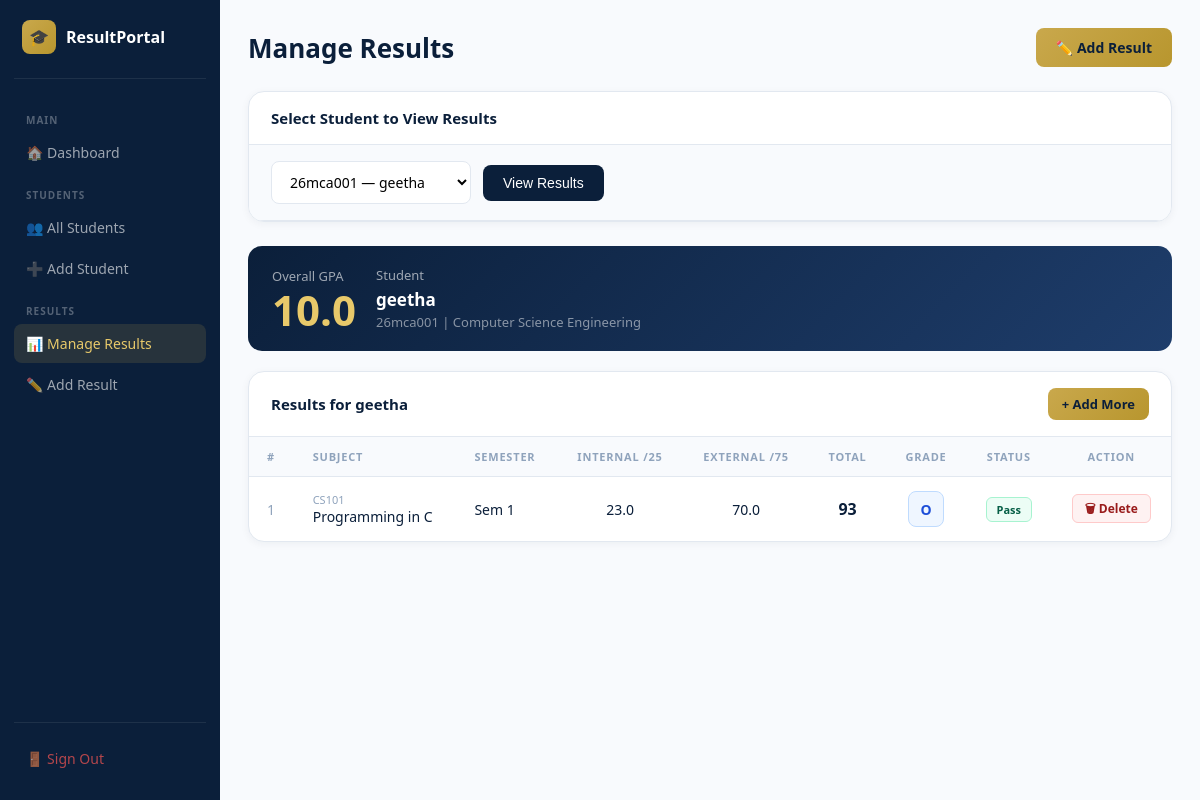
Page /admin-panel/results/?student_id=1 (signed in) on the committed database.
### results/models.py (models this page shows, shortened)
class Student(models.Model):
    user = models.OneToOneField(CustomUser, on_delete=models.CASCADE, related_name='student_profile')
    register_number = models.CharField(max_length=20, unique=True)
    full_name = models.CharField(max_length=150)
    department = models.ForeignKey(Department, on_delete=models.SET_NULL, null=True)
    semester = models.PositiveIntegerField(default=1, validators=[MinValueValidator(1), MaxValueValidator(8)])
    batch_year = models.IntegerField(default=2024)
    phone = models.CharField(max_length=15, blank=True)
    email = models.EmailField(blank=True)
    photo = models.ImageField(upload_to='students/', blank=True, null=True)
    created_at = models.DateTimeField(auto_now_add=True)
    def calculate_gpa(self):
        results = self.result_set.all()
        if not results.exists():
            return 0.0
        total_credits = sum(r.subject.credits for r in results)
        if total_credits == 0:
            return 0.0
        weighted_sum = sum(r.grade_point * r.subject.credits for r in results)
        return round(weighted_sum / total_credits, 2)

class Department(models.Model):
    name = models.CharField(max_length=100)
    code = models.CharField(max_length=10, unique=True)

class Result(models.Model):
    GRADE_CHOICES = (
        ('O', 'Outstanding (91-100)'),
        ('A+', 'Excellent (81-90)'),
        ('A', 'Very Good (71-80)'),
        ('B+', 'Good (61-70)'),
        ('B', 'Above Average (51-60)'),
        ('C', 'Average (40-50)'),
        ('U', 'Fail (Below 40)'),
        ('AB', 'Absent'),
    )
    GRADE_POINTS = {
        'O': 10.0,
        'A+': 9.0,
        'A': 8.0,
        'B+': 7.0,
        'B': 6.0,
        'C': 5.0,
        'U': 0.0,
        'AB': 0.0,
    }
    student = models.ForeignKey(Student, on_delete=models.CASCADE)
    subject = models.ForeignKey(Subject, on_delete=models.CASCADE)
    semester = models.PositiveIntegerField(default=1)
    internal_marks = models.FloatField(
        default=0,
        validators=[MinValueValidator(0), MaxValueValidator(25)]
    )
    external_marks = models.FloatField(
        default=0,
        validators=[MinValueValidator(0), MaxValueValidator(75)]
    )
    grade = models.CharField(max_length=3, choices=GRADE_CHOICES, blank=True)
    grade_point = models.FloatField(default=0)
    is_pass = models.BooleanField(default=False)
    exam_year = models.IntegerField(default=2024)
    updated_at = models.DateTimeField(auto_now=True)
    class Meta:
        unique_together = ('student', 'subject', 'semester', 'exam_year')

class Subject(models.Model):
    name = models.CharField(max_length=150)
    code = models.CharField(max_length=20, unique=True)
    department = models.ForeignKey(Department, on_delete=models.SET_NULL, null=True)
    credits = models.PositiveIntegerField(default=3)
    semester = models.PositiveIntegerField(default=1, validators=[MinValueValidator(1), MaxValueValidator(8)])

### results/views.py (the view)
# urls.py: path('admin-panel/results/', views.manage_results, name='manage_results'),
@login_required
def manage_results(request):
    if request.user.role != 'admin':
        return redirect('student_dashboard')
    students = Student.objects.all()
    selected_student = None
    results = []
    gpa = 0
    student_id = request.GET.get('student_id')
    if student_id:
        selected_student = get_object_or_404(Student, pk=student_id)
        results = Result.objects.filter(
            student=selected_student
        ).select_related('subject')
        gpa = selected_student.calculate_gpa()
    return render(request, 'results/manage_results.html', {
        'students': students,
        'selected_student': selected_student,
        'results': results,
        'gpa': gpa,
    })

### results/templates/results/manage_results.html (shortened to what this page needs)
<!DOCTYPE html>
<html lang="en">
<head>
</head>
<body>
<aside class="sidebar">
  <div class="brand">
    <div class="brand-icon">🎓</div>
    <span class="brand-name">ResultPortal</span>
  </div>
  <div class="nav-section">Main</div>
  <a href="{% url 'admin_dashboard' %}" class="nav-link">🏠 Dashboard</a>
  <div class="nav-section">Students</div>
  <a href="{% url 'student_list' %}" class="nav-link">👥 All Students</a>
  <a href="{% url 'add_student' %}" class="nav-link">➕ Add Student</a>
  <div class="nav-section">Results</div>
  <a href="{% url 'manage_results' %}" class="nav-link active">📊 Manage Results</a>
  <a href="{% url 'add_result' %}" class="nav-link">✏️ Add Result</a>
  <div class="sidebar-footer">
    <a href="{% url 'logout' %}" class="nav-link" style="color:rgba(224,80,80,0.8)">🚪 Sign Out</a>
  </div>
</aside>
<main class="main">
  <div class="page-header">
    <h1 class="page-title">Manage Results</h1>
    <a href="{% url 'add_result' %}" class="btn btn-primary">✏️ Add Result</a>
  </div>
  <div class="card">
    <div class="card-header">
      <h3>Select Student to View Results</h3>
    </div>
    <form method="GET" class="filter-form">
      <select name="student_id">
        {% for s in students %}
          <option value="{{ s.pk }}" {% if selected_student and selected_student.pk == s.pk %}selected{% endif %}>
            {{ s.register_number }} — {{ s.full_name }}
          </option>
        {% endfor %}
      </select>
      <button type="submit">View Results</button>
    </form>
  </div>
  {% if selected_student %}
    <div class="gpa-card">
      <div>
        <div class="gpa-label">Overall GPA</div>
        <div class="gpa-num">{{ gpa }}</div>
      </div>
      <div>
        <div class="gpa-label">Student</div>
        <div class="gpa-name">{{ selected_student.full_name }}</div>
        <div style="font-size:13px;color:rgba(255,255,255,0.5);margin-top:2px;">{{ selected_student.register_number }} | {{ selected_student.department.name|default:"N/A" }}</div>
      </div>
    </div>
    <div class="card">
      <div class="card-header">
        <h3>Results for {{ selected_student.full_name }}</h3>
        <a href="{% url 'add_result' %}" class="btn btn-primary" style="font-size:13px;padding:7px 14px;">+ Add More</a>
      </div>
      {% if results %}
        <table>
          <thead>
            <tr>
              <th>#</th>
              <th>Subject</th>
              <th>Semester</th>
              <th style="text-align:center">Internal /25</th>
              <th style="text-align:center">External /75</th>
              <th style="text-align:center">Total</th>
              <th style="text-align:center">Grade</th>
              <th style="text-align:center">Status</th>
              <th style="text-align:center">Action</th>
            </tr>
          </thead>
          <tbody>
            {% for result in results %}
            <tr>
              <td style="color:var(--text-muted)">{{ forloop.counter }}</td>
              <td>
                <span style="font-size:11px;color:var(--text-muted);display:block">{{ result.subject.code }}</span>
                <span style="font-weight:500">{{ result.subject.name }}</span>
              </td>
              <td>Sem {{ result.semester }}</td>
              <td style="text-align:center">{{ result.internal_marks }}</td>
              <td style="text-align:center">{{ result.external_marks }}</td>
              <td style="text-align:center;font-weight:700;font-size:16px;">{{ result.internal_marks|add:result.external_marks|floatformat:0 }}</td>
              <td style="text-align:center"><span class="grade-badge">{{ result.grade }}</span></td>
              <td style="text-align:center">
                {% if result.is_pass %}
                  <span class="badge badge-pass">Pass</span>
                {% else %}
                  <span class="badge badge-fail">Fail</span>
                {% endif %}
              </td>
              <td style="text-align:center">
                <a href="{% url 'delete_result' result.pk %}" class="delete-btn" onclick="return confirm('Delete this result?')">🗑 Delete</a>
              </td>
            </tr>
            {% endfor %}
          </tbody>
        </table>
      {% else %}
        <div class="no-data">
          <p>No results found for this student.</p>
          <a href="{% url 'add_result' %}" class="btn btn-primary" style="margin-top:14px;display:inline-flex;">Add First Result</a>
        </div>
      {% endif %}
    </div>
  {% else %}
    <div class="card">
      <div class="no-data">
        <p>👆 Select a student above to view their results.</p>
      </div>
    </div>
  {% endif %}
</main>
</body>
</html>

### results/templates/results/manage_results.html (style rules this page uses)
*,*::before,*::after { box-sizing:border-box;margin:0;padding:0 }
:root { --navy:#0B1F3A;--gold:#C9A84C;--surface:#F8FAFD;--border:#E2E8F0;--text-main:#0B1F3A;--text-sub:#4A6080;--text-muted:#8FA3BC; }
body { font-family:'Segoe UI',sans-serif;background:var(--surface);color:var(--text-main);display:flex;min-height:100vh; }
.sidebar { width:220px;background:var(--navy);flex-shrink:0;display:flex;flex-direction:column;padding:20px 14px;position:fixed;top:0;left:0;height:100vh; }
.brand { display:flex;align-items:center;gap:10px;padding:0 8px 24px;border-bottom:1px solid rgba(255,255,255,0.08);margin-bottom:20px; }
.brand-icon { width:34px;height:34px;background:linear-gradient(135deg,#C9A84C,#B8962E);border-radius:8px;display:flex;align-items:center;justify-content:center;font-size:16px; }
.brand-name { font-size:16px;font-weight:700;color:white; }
.nav-link { display:flex;align-items:center;gap:10px;padding:10px 12px;border-radius:8px;margin-bottom:2px;color:rgba(255,255,255,0.6);font-size:14px;text-decoration:none;transition:all 0.2s; }
.nav-link:hover,.nav-link.active { background:rgba(255,255,255,0.08);color:white; }
.nav-link.active { background:rgba(201,168,76,0.15);color:#E8C96A; }
.nav-section { font-size:10px;font-weight:700;letter-spacing:1px;color:rgba(255,255,255,0.3);text-transform:uppercase;padding:0 12px;margin:14px 0 6px; }
.sidebar-footer { margin-top:auto;padding-top:16px;border-top:1px solid rgba(255,255,255,0.08); }
.main { margin-left:220px;flex:1;padding:28px; }
.page-header { display:flex;align-items:center;justify-content:space-between;margin-bottom:24px; }
.page-title { font-size:26px;font-weight:700;color:var(--navy); }
.btn { padding:10px 20px;border-radius:8px;font-size:14px;font-weight:600;cursor:pointer;text-decoration:none;border:none;display:inline-flex;align-items:center;gap:6px; }
.btn-primary { background:linear-gradient(135deg,#C9A84C,#B8962E);color:var(--navy); }
.card { background:white;border-radius:16px;border:1px solid var(--border);overflow:hidden;box-shadow:0 2px 8px rgba(11,31,58,0.05);margin-bottom:24px; }
.card-header { padding:16px 22px;border-bottom:1px solid var(--border);display:flex;align-items:center;justify-content:space-between; }
.card-header h3 { font-size:15px;font-weight:600; }
.filter-form { display:flex;gap:12px;align-items:center;padding:16px 22px;background:var(--surface);border-bottom:1px solid var(--border); }
.filter-form select { padding:10px 14px;border:1px solid var(--border);border-radius:8px;font-size:14px;font-family:'Segoe UI',sans-serif;outline:none;background:white;min-width:200px; }
.filter-form button { padding:10px 20px;background:var(--navy);color:white;border:none;border-radius:8px;font-size:14px;cursor:pointer; }
table { width:100%;border-collapse:collapse; }
thead th { padding:12px 18px;text-align:left;font-size:11px;font-weight:700;text-transform:uppercase;letter-spacing:0.8px;color:var(--text-muted);background:var(--surface); }
tbody tr { border-top:1px solid var(--border);transition:background 0.15s; }
tbody td { padding:14px 18px;font-size:14px; }
.badge { display:inline-block;padding:4px 10px;border-radius:6px;font-size:11px;font-weight:700; }
.badge-pass { background:#ECFDF5;color:#065F46;border:1px solid #A7F3D0; }
.grade-badge { display:inline-flex;align-items:center;justify-content:center;width:36px;height:36px;border-radius:8px;font-weight:700;font-size:14px;background:#EFF6FF;color:#1D4ED8;border:1px solid #BFDBFE; }
.delete-btn { padding:5px 12px;background:#FEF2F2;color:#991B1B;border:1px solid #FECACA;border-radius:6px;font-size:12px;font-weight:600;cursor:pointer;text-decoration:none; }
.gpa-card { background:linear-gradient(135deg,var(--navy),#1E3D6B);border-radius:14px;padding:20px 24px;color:white;margin-bottom:20px;display:flex;align-items:center;gap:20px; }
.gpa-num { font-size:42px;font-weight:700;color:#E8C96A;line-height:1; }
.gpa-label { font-size:13px;color:rgba(255,255,255,0.6);margin-bottom:4px; }
.gpa-name { font-size:17px;font-weight:600; }

### rows in the picture
Student: full_name "geetha", register_number "26mca001", department.name "Computer Science Engineering"
Result: subject.code "CS101", subject.name "Programming in C", semester "1", internal_marks "23.0", external_marks "70.0", internal_marks|add "93", grade "O", is_pass "Pass"

### other values in the picture
{{ gpa }} "10.0"
form field student_id "26mca001 — geetha"
